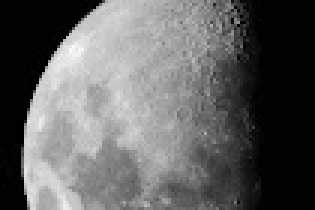
#> input picture moon.jpg, 105 x 70 px (shown 3 times larger)
$ python ex4_2.py
#> lines starting #> are read from the running program, lines starting #| are printed output that depends on the picture
# Ex4_2 Global Histogram Equalization
import cv2
import numpy as np
import matplotlib.pyplot as plt

FS = 15  # fontsize

# Load image (grayscale)
# Img = cv2.imread('tree.jfif', cv2.IMREAD_GRAYSCALE)
# Img = cv2.imread('bay.jpg', cv2.IMREAD_GRAYSCALE)
# Img = cv2.imread('brain.jpg', cv2.IMREAD_GRAYSCALE)
Img = cv2.imread('moon.jpg', cv2.IMREAD_GRAYSCALE)
#> Img is the input picture: shape (70, 105); min 0, max 252, mean 98.1

plt.figure(figsize=(10, 8))

# a. Original image and its histogram
count, bins = np.histogram(Img.flatten(), bins=256, range=[0, 256])
#> count = 256 values, max 1857 at index 2, min 0 at index 240, mean 28.71; bins = 257 values from 0 to 256

plt.subplot(2, 2, 1)
plt.imshow(Img, cmap='gray')
plt.title('Original Image', fontsize=FS)
plt.axis('off')

plt.subplot(2, 2, 2)
plt.bar(bins[:-1], count, width=1.0, color='black')
plt.title('Original Histogram', fontsize=FS)
plt.xlabel('Gray Level', fontsize=FS)
plt.ylabel('# of pixels', fontsize=FS)
plt.grid(True)
plt.xlim([0, 255])
plt.ylim([0, count.max() + 500])

# b. Histogram equalization
eq_Img = cv2.equalizeHist(Img)  # OpenCV function
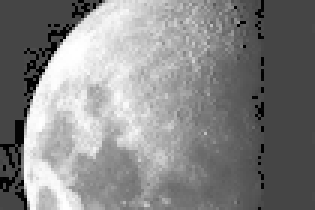
#> eq_Img: shape (70, 105) (shown 3 times larger); min 0, max 255, mean 133.8

count_eq, bins_eq = np.histogram(eq_Img.flatten(), bins=256, range=[0, 256])
#> count_eq = 256 values, max 1857 at index 69, min 0 at index 1, mean 28.71; bins_eq = 257 values from 0 to 256

plt.subplot(2, 2, 3)
plt.imshow(eq_Img, cmap='gray')
plt.title('Equalized Image', fontsize=FS)
plt.axis('off')

plt.subplot(2, 2, 4)
plt.bar(bins_eq[:-1], count_eq, width=1.0, color='black')
plt.title('Equalized Histogram', fontsize=FS)
plt.xlabel('Gray Level', fontsize=FS)
plt.ylabel('# of pixels', fontsize=FS)
plt.grid(True)
plt.xlim([0, 255])
plt.ylim([0, count_eq.max() + 500])

plt.tight_layout()
plt.savefig("Histogram_Equalization.jpg", dpi=300)
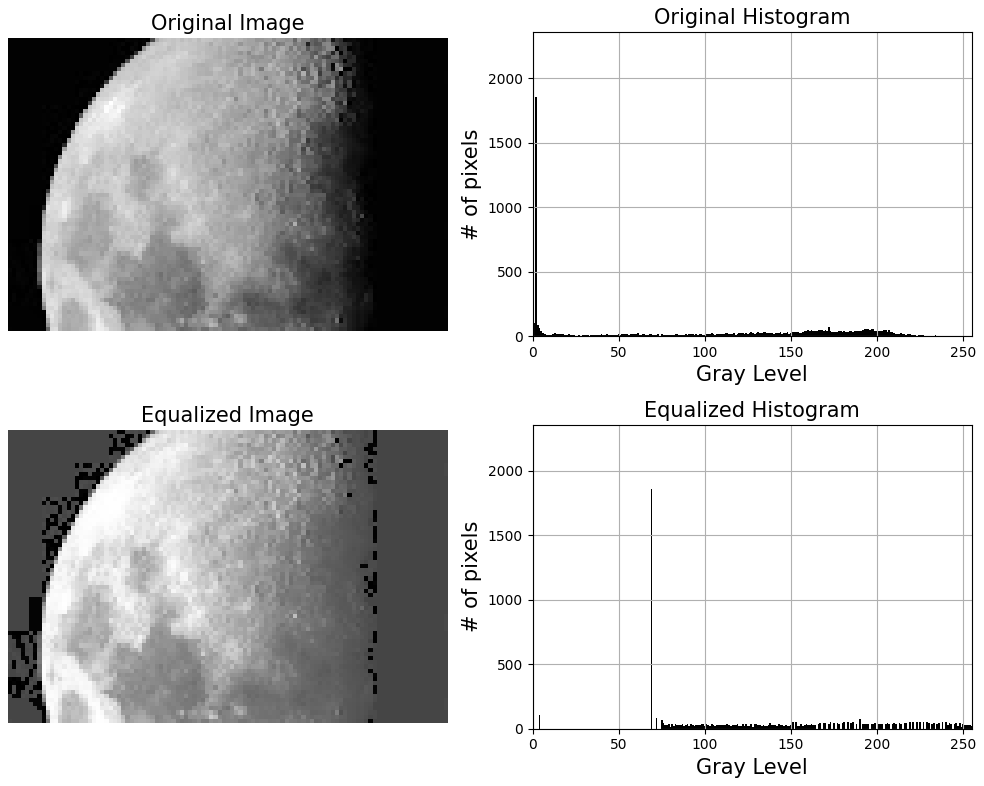
#> figure drawn by matplotlib, 4 panels; panel 2: tallest bar 1857 high, from x = 1.5 to 2.5; panel 4: tallest bar 1857 high, from x = 68.5 to 69.5
plt.show()

$ run again, with tree.jfif saved as moon.jpg
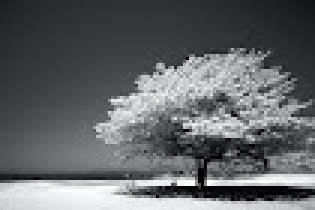
#> input picture tree.jfif, 105 x 70 px (shown 3 times larger)
#> count = 256 values, max 162 at index 54, min 3 at index 14, mean 28.71; bins = 257 values from 0 to 256
#> `eq_Img = cv2.equalizeHist(Img)`:
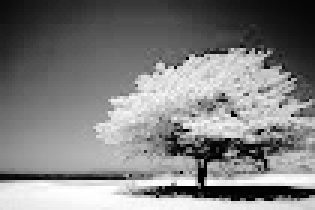
#> eq_Img: shape (70, 105) (shown 3 times larger); min 0, max 255, mean 127.7
#> count_eq = 256 values, max 162 at index 78, min 0 at index 15, mean 28.71; bins_eq = 257 values from 0 to 256
#> `plt.savefig("Histogram_Equalization.jpg", dpi=300)`:
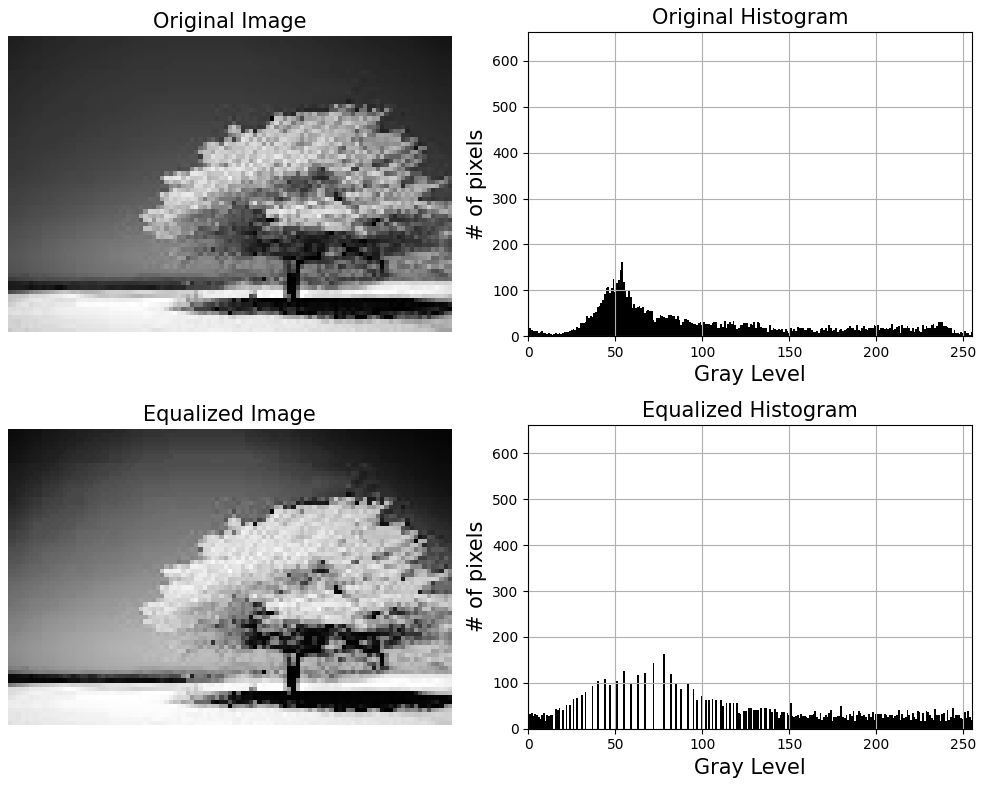
#> figure drawn by matplotlib, 4 panels; panel 2: tallest bar 162 high, from x = 53.5 to 54.5; panel 4: tallest bar 162 high, from x = 77.5 to 78.5

$ run again, with brain.jpg copied over moon.jpg
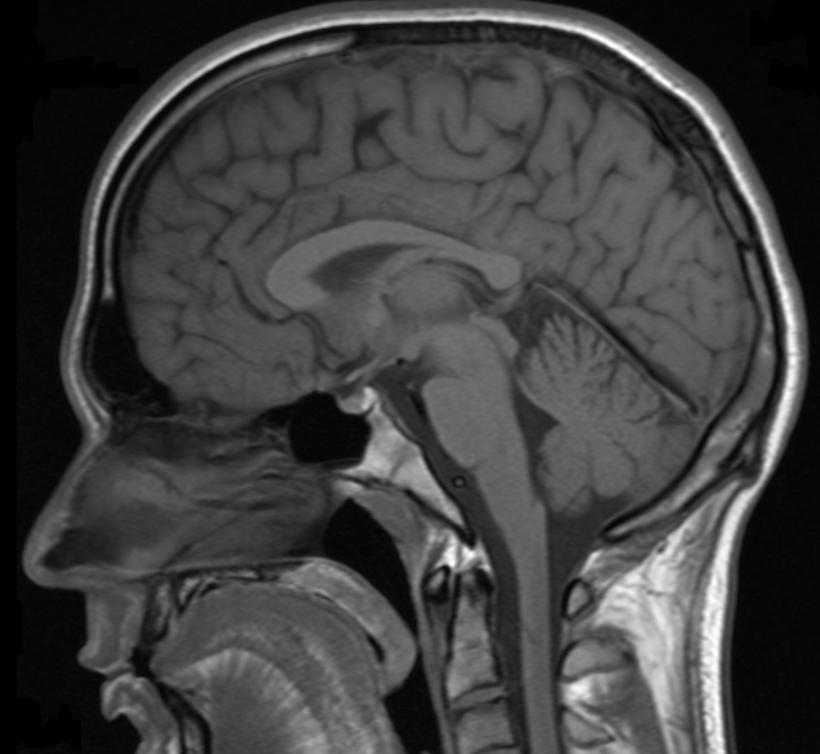
#> input picture brain.jpg, 820 x 754 px
#> Img is the input picture: shape (754, 820); min 0, max 255, mean 63.9
#> count = 256 values, max 37954 at index 6, min 26 at index 254, mean 2415.2; bins = 257 values from 0 to 256
#> `eq_Img = cv2.equalizeHist(Img)`:
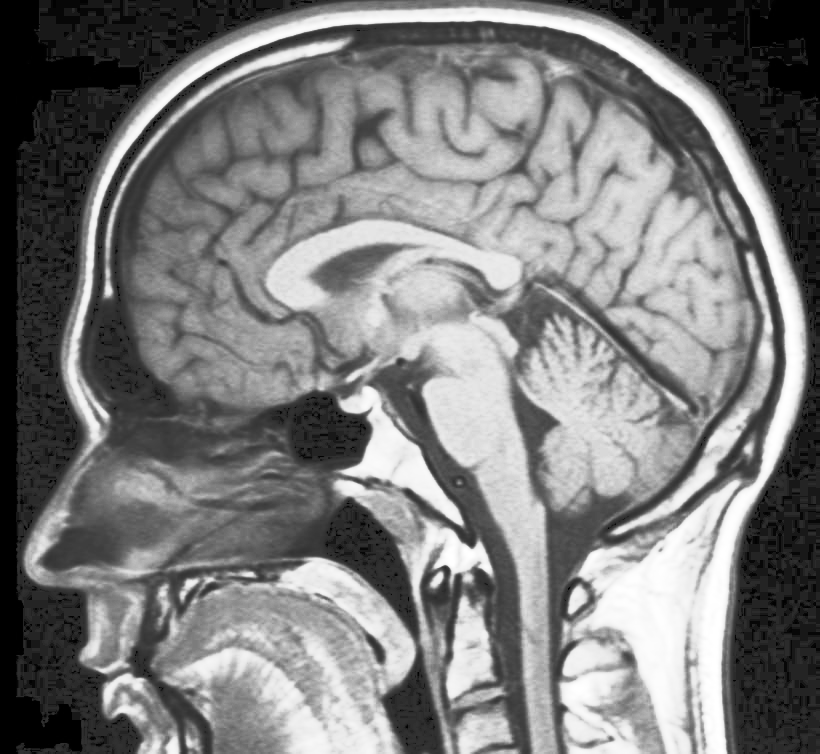
#> eq_Img: shape (754, 820); min 0, max 255, mean 124.5
#> count_eq = 256 values, max 37954 at index 24, min 0 at index 3, mean 2415.2; bins_eq = 257 values from 0 to 256
#> `plt.savefig("Histogram_Equalization.jpg", dpi=300)`:
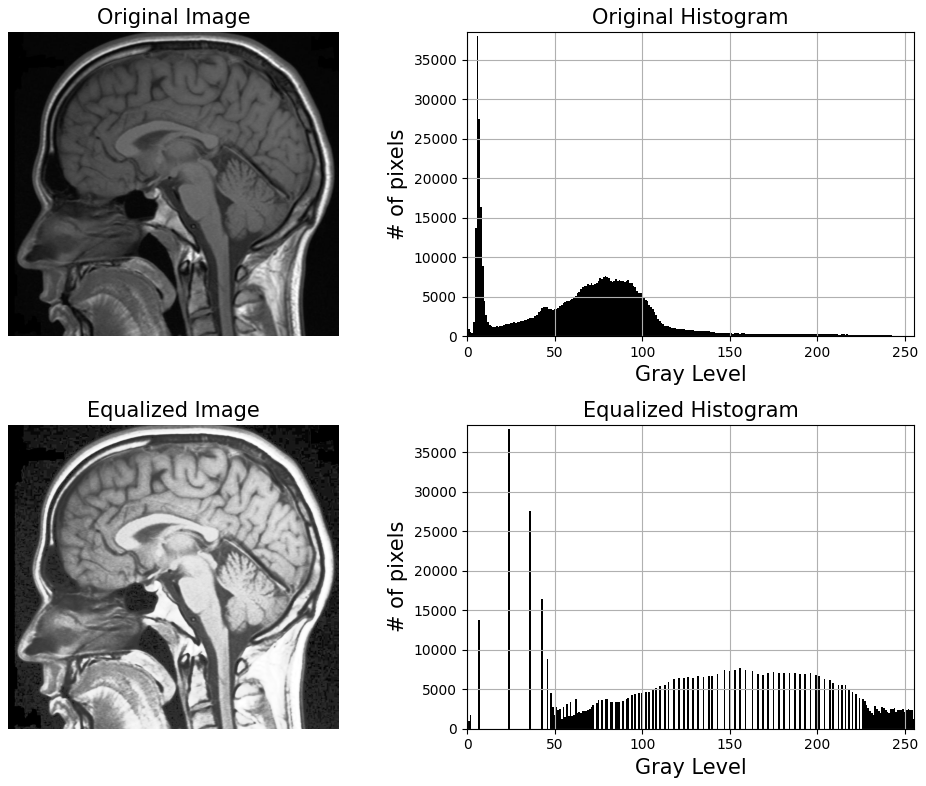
#> figure drawn by matplotlib, 4 panels; panel 2: tallest bar 37954 high, from x = 5.5 to 6.5; panel 4: tallest bar 37954 high, from x = 23.5 to 24.5
